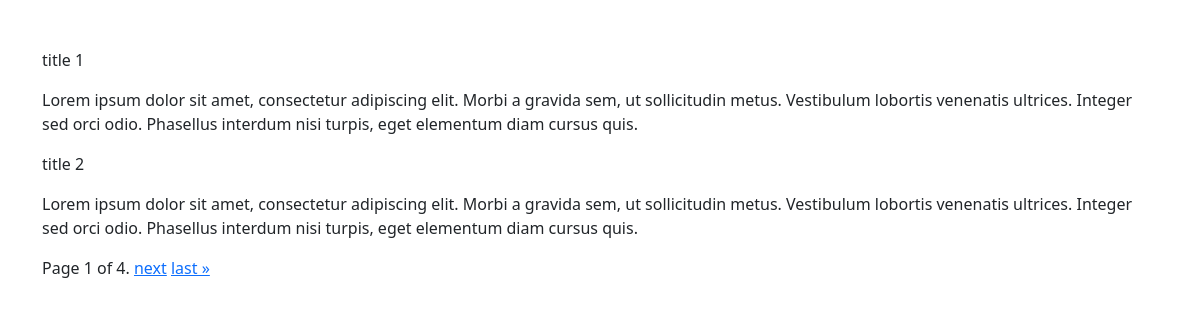
The page / on the database its author committed.
### entries/models.py (models this page shows, shortened)
class Entry(models.Model):
    title = models.CharField(max_length=100)
    description = models.CharField(max_length=300)

### entries/views.py (the view)
# urls.py: path('', EntryListView.as_view()),
class EntryListView(ListView):
    model = Entry
    paginate_by = 2
    template_name = 'home.html'

### templates/home.html (shortened to what this page needs)
<!DOCTYPE html>
<html lang="en">
<head>
    <link href="https://cdn.jsdelivr.net/npm/bootstrap@5.0.0-beta3/dist/css/bootstrap.min.css" rel="stylesheet">
</head>
<body>
    <div class="container">
        <div class="jumbotron mt-5">
            {%for entry in page_obj%}
                <p>{{entry.title}}</p>
                <p>{{entry.description}}</p>
            {% endfor %}
            <div class="pagination">
                <span class="step-links">
                    <span class="current">
                        Page {{ page_obj.number }} of {{ page_obj.paginator.num_pages }}.
                    </span>
                    {% if page_obj.has_next %}
                        <a href="?page={{ page_obj.next_page_number }}">next</a>
                        <a href="?page={{ page_obj.paginator.num_pages }}">last &raquo;</a>
                    {% endif %}
                </span>
            </div>
        </div>
    </div>
</body>
</html>

### rows shown on the page
Entry: title "title 1", description "Lorem ipsum dolor sit amet, consectetur adipiscing elit. Morbi a gravida sem, ut sollicitudin metus. Vestibulum lobortis venenatis ultrices. Integer sed orci odio. Phasellus interdum nisi turpis, eget elementum diam cursus quis."
Entry: title "title 2", description "Lorem ipsum dolor sit amet, consectetur adipiscing elit. Morbi a gravida sem, ut sollicitudin metus. Vestibulum lobortis venenatis ultrices. Integer sed orci odio. Phasellus interdum nisi turpis, eget elementum diam cursus quis."

### other values the page prints
{{ page_obj.number }} "1"
{{ page_obj.paginator.num_pages }} "4"
